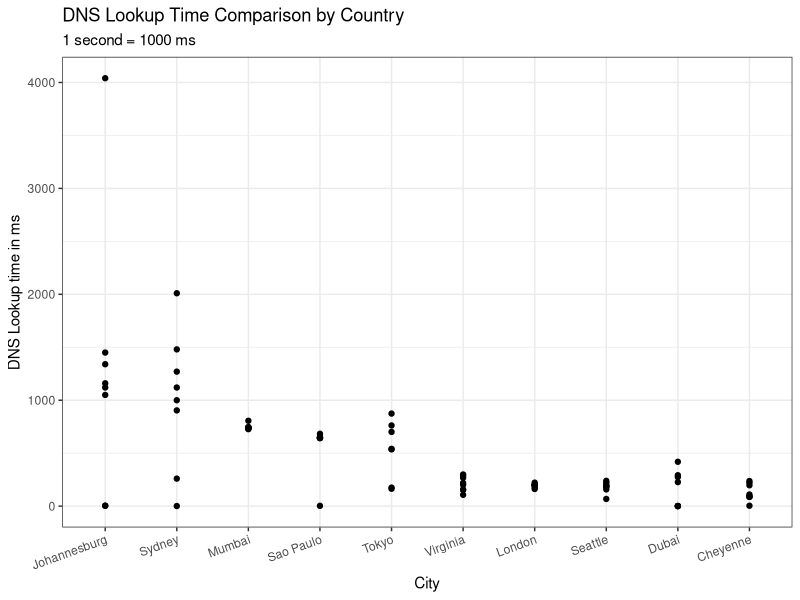
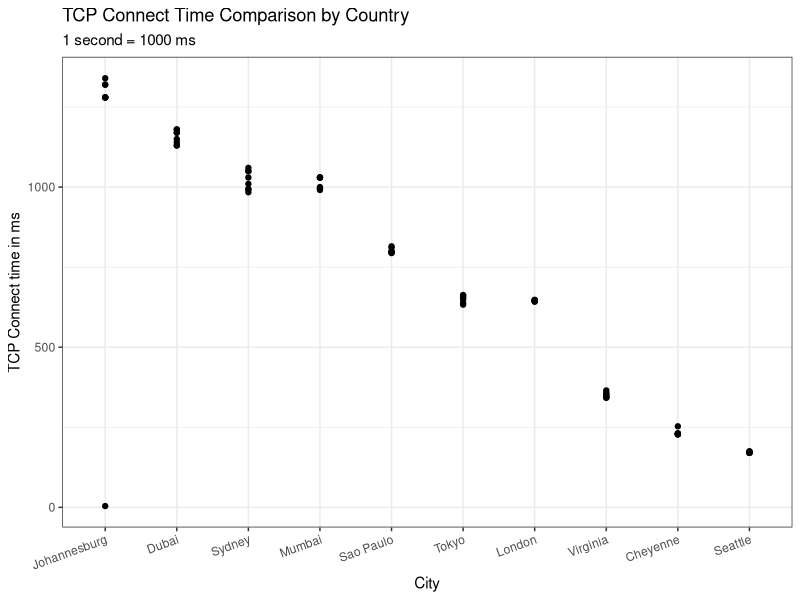
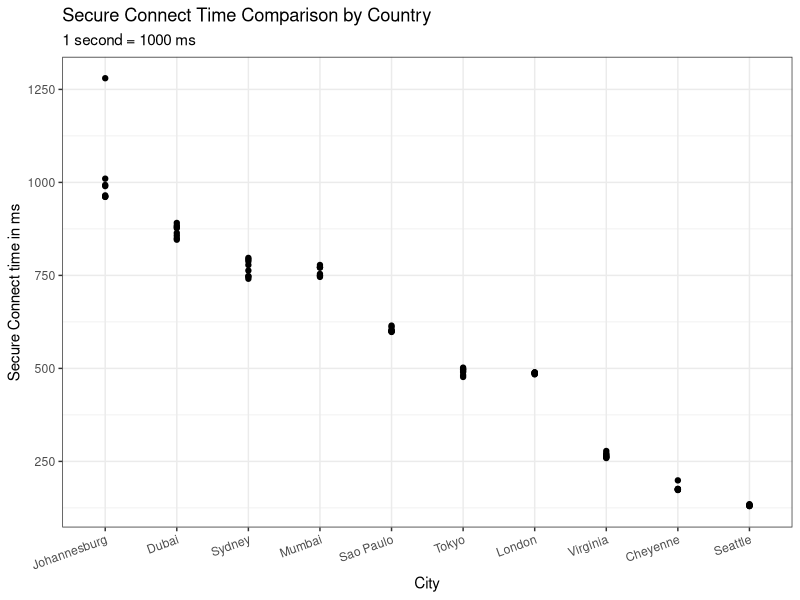
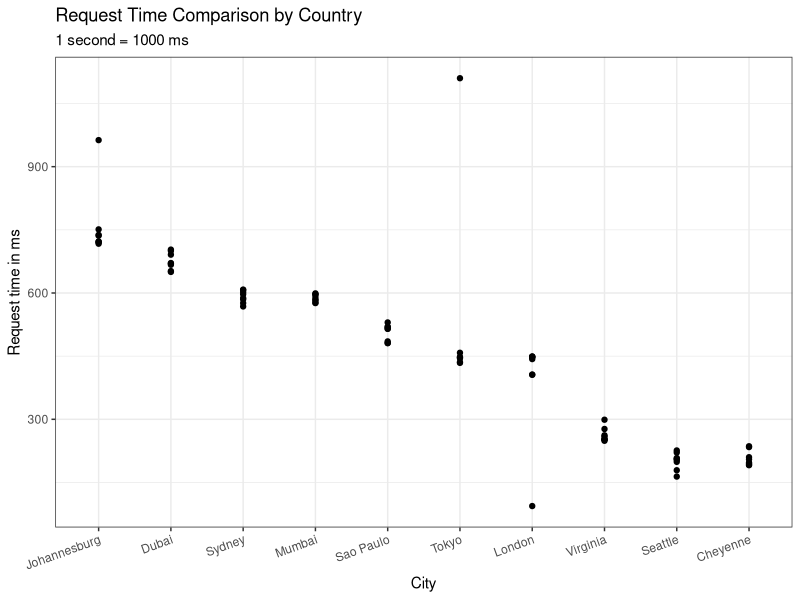
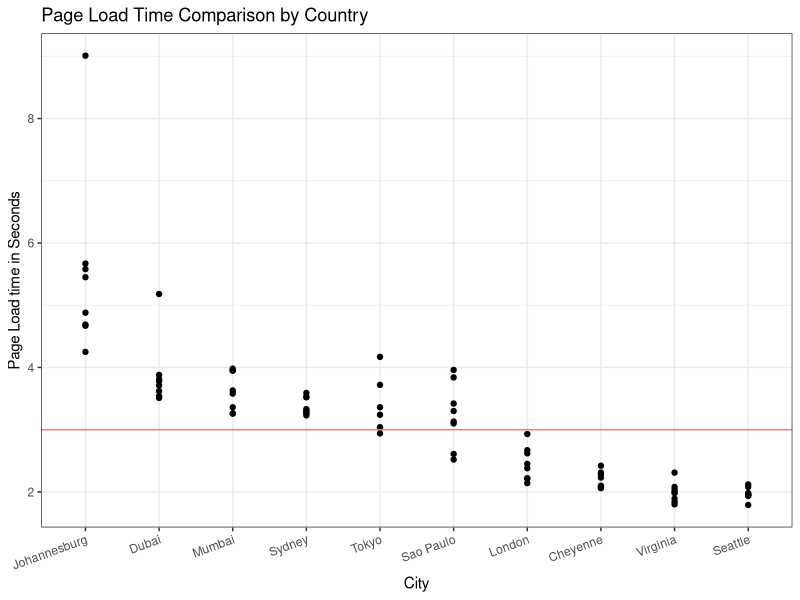

R code for these plots, in order:
## ---- chunk 1
knitr::opts_chunk$set(echo = FALSE, message = FALSE, warning = FALSE)
## ---- chunk 2
# Use this R-Chunk to load all your libraries!
#install.packages("tidyverse") # run this line once in console to get package
library(tidyverse)
Canvas <- read_csv("canvas connection data2.csv")
Canvas$City <- factor(Canvas$City)
## ---- chunk 3
ggplot(Canvas %>% group_by(City), aes(x = fct_rev(fct_reorder(City, DNS_lookup)), y = DNS_lookup)) +
  geom_point() +
  labs(y = "DNS Lookup time in ms", subtitle = "1 second = 1000 ms", title = "DNS Lookup Time Comparison by Country", x = "City") +
  theme_bw() +
  theme(axis.text.x = element_text(angle = 20, vjust = 1, hjust = 1))
## ---- chunk 4
ggplot(Canvas %>% group_by(City), aes(x = fct_rev(fct_reorder(City, TCP_connect)), y = TCP_connect)) +
  geom_point() +
  labs(y = "TCP Connect time in ms", subtitle = "1 second = 1000 ms", title = "TCP Connect Time Comparison by Country", x = "City") +
  theme_bw() +
  theme(axis.text.x = element_text(angle = 20, vjust = 1, hjust = 1))
## ---- chunk 5
ggplot(Canvas %>% group_by(City), aes(x = fct_rev(fct_reorder(City, Secure_connect)), y = Secure_connect)) +
  geom_point() +
  labs(y = "Secure Connect time in ms", subtitle = "1 second = 1000 ms", title = "Secure Connect Time Comparison by Country", x = "City") +
  theme_bw() +
  theme(axis.text.x = element_text(angle = 20, vjust = 1, hjust = 1))
## ---- chunk 6
ggplot(Canvas %>% group_by(City), aes(x = fct_rev(fct_reorder(City, request)), y = request)) +
  geom_point() +
  labs(y = "Request time in ms", subtitle = "1 second = 1000 ms", title = "Request Time Comparison by Country", x = "City") +
  theme_bw() +
  theme(axis.text.x = element_text(angle = 20, vjust = 1, hjust = 1))
## ---- chunk 7
ggplot(Canvas %>% group_by(City), aes(x = fct_rev(fct_reorder(City, Page_Load_Time)), y = Page_Load_Time)) +
  geom_point() +
  labs(y = "Page Load time in Seconds", title = "Page Load Time Comparison by Country", x = "City") +
  theme_bw() +
  geom_hline(aes(yintercept = 3, color = "firebrick")) +
  theme(axis.text.x = element_text(angle = 20, vjust = 1, hjust = 1), legend.position = "none")
